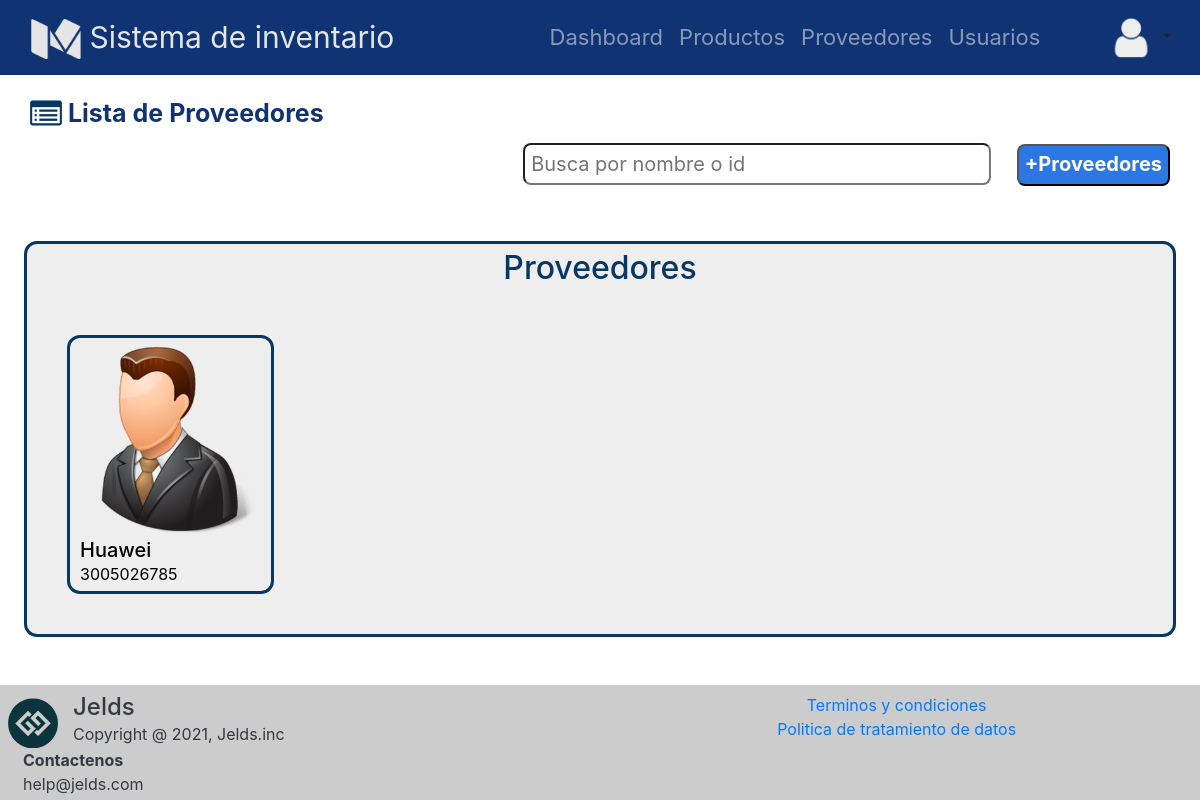
The app's page /proveedores, older data.
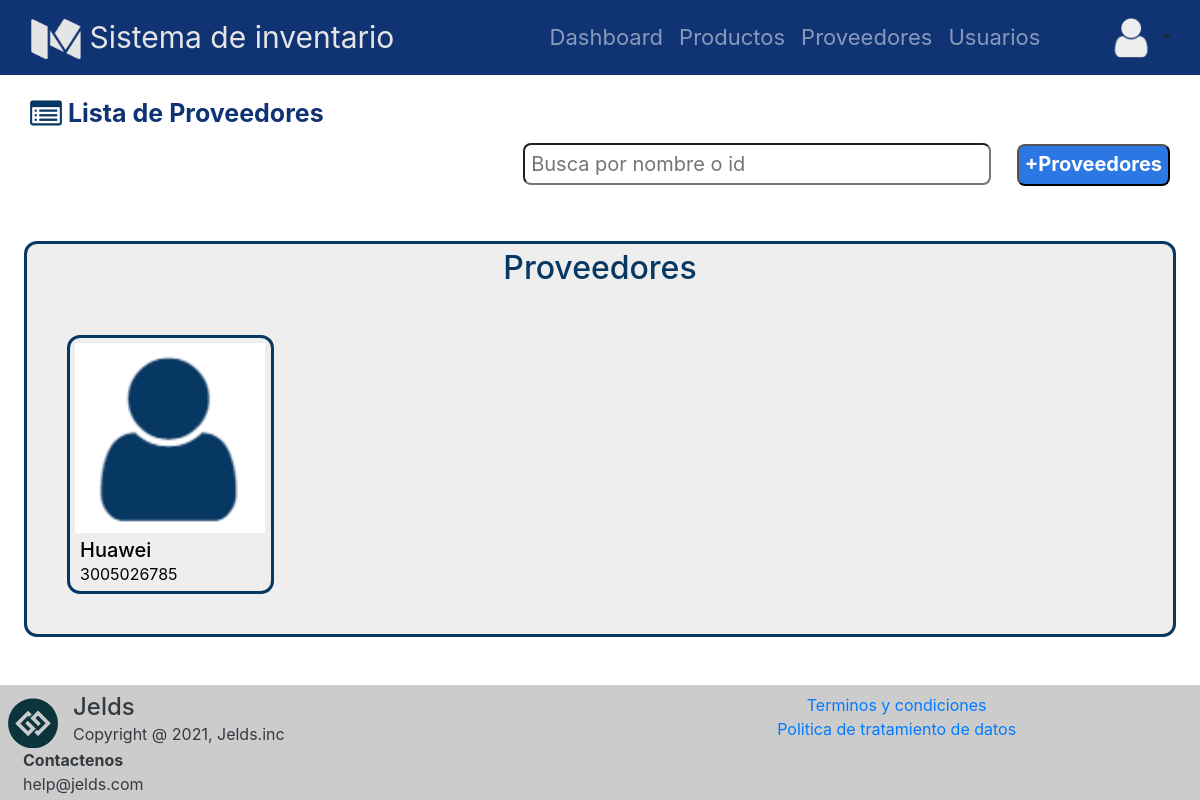
The same page, newer data.
### tables this page shows
CREATE TABLE proveedor (id_prov INTEGER NOT NULL, nom_prov VARCHAR (25) NOT NULL, dirección_prov VARCHAR (30) NOT NULL, email_prov VARCHAR NOT NULL, fecha_ingreso_prov DATETIME DEFAULT CURRENT_TIMESTAMP, img_prov VARCHAR, ciudad_prov VARCHAR (30) NOT NULL, tel_prov INTEGER, desc_prov TEXT, PRIMARY KEY (id_prov));

### app.py (the view)
@app.route("/proveedores")
def proveedores_vista():
    proveedores=get_all_proveedor()
    menu="Proveedores"
    return render_template('lista.html', menu=menu, tablas=proveedores)

### database/database_controller.py (called while the page is built)
def get_all_proveedor():
    db = get_db()
    cursor = db.cursor()
    query= "SELECT id_prov,nom_prov,dirección_prov,email_prov,fecha_ingreso_prov,img_prov,ciudad_prov,desc_prov,tel_prov FROM proveedor;"
    cursor.execute(query)
    return cursor.fetchall()

### database/db.py (called while the page is built)
def get_db():
    try:
        if 'db' not in g:
            g.db = sqlite3.connect('database/inventario.db')
        return g.db
    except Error:
        print("Error en la base de datos: " + Error)

### templates/lista.html (shortened to what this page needs)
{% extends "base.html" %}
{% block css %}
<link rel="stylesheet" href="{{ url_for('static', filename='css/normalize.min.css') }}">
<link rel="stylesheet" href="https://cdn.jsdelivr.net/npm/bootstrap@4.5.3/dist/css/bootstrap.min.css">
<link rel="stylesheet" href="{{ url_for('static', filename='css/estilomosaico.css') }}">
{% endblock %}
{% block content %}
<section >
    <div class="lista_titulo">
        <a href="#">
            <img src="{{ url_for('static', filename='img/list.png') }}" alt="" width="32" height="32" class="d-inline-block align-text-top">
            Lista de {{menu}}
        </a>
    </div>
    <div class="buscar_agregar">
        <input type="search" placeholder="Busca por nombre o id">
        {%if menu=='Usuarios'%}
        <a href="{{url_for('registrar_usuario_vista')}}"><input type="button" value="+{{menu}}"></a>
        {%elif menu=='Proveedores'%}
        <a href="{{url_for('registrar_proveedor_vista') }}"><input type="button" value="+{{menu}}"></a>
        {%else%}
        <a href="{{url_for('registrar_producto_vista') }}"><input type="button" value="+{{menu}}"></a>
        {%endif%}
    </div>
    <div class="presentacion">
        <h2>{{menu}}</h2>
        <div class="mosaico">
            {% for tabla in tablas %}
            <article class="tarjeta">
                {% if menu=='Productos' %}
                <a href="{{url_for('info_productos_vista',id=tabla[0])}}">
                {% elif menu=='Proveedores' %}
                <a href="{{url_for('info_proveedor_vista',id=tabla[0])}}">
                {% else %}
                <a href="{{url_for('info_usuario_vista',id=tabla[0]) }}">
                {% endif %}
                <figure id="imagen">
                    <img src="/static/img/{{tabla[5]}}" id="fotomosaico"/>
                    <div class="franja">
                        <div id="editar">
                            {% if menu=='Productos' %}
                            <a href="{{url_for('editar_producto_vista') }}">
                            {% elif menu=='Proveedores' %}
                            <a href="{{url_for('editar_proveedor_vista',id=tabla[0])}}">
                            {% else %}
                            <a href="{{url_for('editar_usuario_vista',id=tabla[0])}}">
                            {% endif %}
                            </a>
                        </div>
                        <div id="borrar">
                            <a href="#eliminar{{tabla[0]}}" data-toggle="modal"><input type="image" src={{ url_for('static', filename='img/delete.png') }} class="sobre" id="btn-eliminar"/></a>
                        </div>
                    </div>
                </figure>
                <div class="nombre-datos">
                    <h5 style="color: Black" class="nombre">{{ tabla[1] }}</h5>
                    {% if menu=='Productos' %}
                    <p style="color: Black" class="datos">{{ usuario.cantidad }}</p>
                    {% else %}
                    <p style="color: Black" class="datos">{{ tabla[8] }}</p>
                    {% endif %}
                </div>
                </a>
            </article>
            {% endfor %}
        </div>
    </div>
</section>
{% endblock %}

### templates/base.html (shortened to what this page needs)
<!doctype html>
<html lang="en">
   <head>
      {% block css %}{% endblock %}
      <link rel="stylesheet" href="{{ url_for('static', filename='css/estiloheader.css') }}">
   </head>
   <body>
      <nav class="navbar navbar-expand-md navbar-dark">
        <div class="container-fluid">
            <a class="navbar-brand display-6" href="#">
              <img src="{{ url_for('static', filename='img/inventario.png') }}" alt="" width="50" height="40" class="d-inline-block align-text-top">
              Sistema de inventario
            </a>
        </div>
        <div class="collapse navbar-collapse " id="navbarNav">
            <ul class="navbar-nav">
                <li class="nav-item">
                    <a class="nav-link" href="{{url_for('dashboard_vista') }}">Dashboard</a>
                </li>
                <li class="nav-item">
                    <a class="nav-link" href="{{url_for('productos_vista') }}">Productos</a>
                </li>
                <li class="nav-item">
                    <a class="nav-link" href="{{url_for('proveedores_vista') }}">Proveedores</a>
                </li>
                <li class="nav-item mr-5">
                    <a class="nav-link" href="{{url_for('usuarios_vista') }}">Usuarios</a>
                </li>
            </ul>
            <div class="dropdown show">
                <a class="btn dropdown-toggle" href="#" role="button" id="dropdownMenuLink" data-toggle="dropdown" aria-haspopup="true" aria-expanded="false">
                    <img src="{{ url_for('static', filename='img/user.png') }}" alt=""  width="45" height="45">
                </a>
            </div>
        </div>
    </nav>
    {% block content %}
    {% endblock %}
    <footer class="text-white text-center text-lg-start mt-5">
      <div class="container-fluid text-dark" style="background-color: #CCCCCC">
          <div class="row p-2">
            <div class="logo" class="col">
                <img src="{{ url_for('static', filename='img/logo-2.png') }}" alt="logo" width="50" height="50">
            </div>
            <div class="col col-md-7">
                <h4>Jelds</h4>
                <p>Copyright @ 2021, Jelds.inc</p>
            </div>
            <div class="col col-md-3">
                <div>
                    <a href="">Terminos y condiciones</a>
                </div>
                <div>
                    <a href="">Politica de tratamiento de datos</a>
                </div>
            </div>
            <div class="col">
                <p class="font-weight-bold">Contactenos</p>
                <p>help@jelds.com</p>
            </div>
          </div>
      </div>
    </footer>
   </body>
</html>

### static/css/estilomosaico.css (style rules this page uses)
.lista_titulo { margin: 20px 30px 10px 30px; font-size: 25px; font-weight: bold; }
.lista_titulo a { color: #103373 !important; }
.buscar_agregar { text-align: right; margin-right: 30px; font-size: 20px; }
.buscar_agregar input[type="button"] { font-weight: bold; background-color: #2b78e4; color: white; border-radius: 8px; padding: 3px 6px 5px 6px; text-align: center; }
.buscar_agregar input[type="search"] { color: rgb(49, 49, 49); border-radius: 8px; padding: 4px 6px 4px 6px; width: 40%; margin-right:20px; }
.presentacion { margin-top: 40px !important; background-color: #eeeeee; border: solid; border-color: #073763; border-radius: 13px; margin: auto; width: 96%; }
.presentacion h2 { margin-top: 5px; text-align: center; color: #073763; }
.presentacion .mosaico { display: grid; grid-template-columns: repeat(4, 1fr); gap: auto; }
#imagen { position: relative; }
.franja { padding: 20% 0% 20% 0%; display: grid; gap: 10px; position:absolute; left:75%; top:0px; width: 25%; height: 100%; text-align: center !important; background: linear-gradient(to left, rgba(238,238,238,1) 0%,rgba(238,238,238,0) 100%); border-top-right-radius: 10px; z-index: -1; }
.presentacion .mosaico article { break-inside: avoid; page-break-inside: avoid; margin: 40px; border: solid; border-color: #073763; border-radius: 13px; }
.presentacion .mosaico article figure { text-align: center; margin: 0px; }
.presentacion .mosaico article figure img { margin-top: 5px; width: 95%; }
.presentacion .mosaico article .nombre-datos { margin: 5px 0px 5px 10px; }
.presentacion .mosaico article .nombre-datos .nombre { margin-bottom: 0px; }

### static/css/estiloheader.css (style rules this page uses)
body { color: white }
body section { color: #103373; }
nav { background-color: #103373; }
.navbar-brand { font-size: 30px; color: #E5E5E5 !important; }
nav div a { font-size: 22px; color: gray }
.navbar-brand img { filter:invert(0.8) sepia(1) hue-rotate(1deg) saturate(0%); }
.logo img { margin-top: 0.3em; }
col p, h4 { margin-bottom: 0px; text-align: left; }
col h4, p { margin-bottom: 0px; text-align: left; }

Row changes from the older to the newer data that the page shows:
changed proveedor "Huawei": img_prov: a different picture
